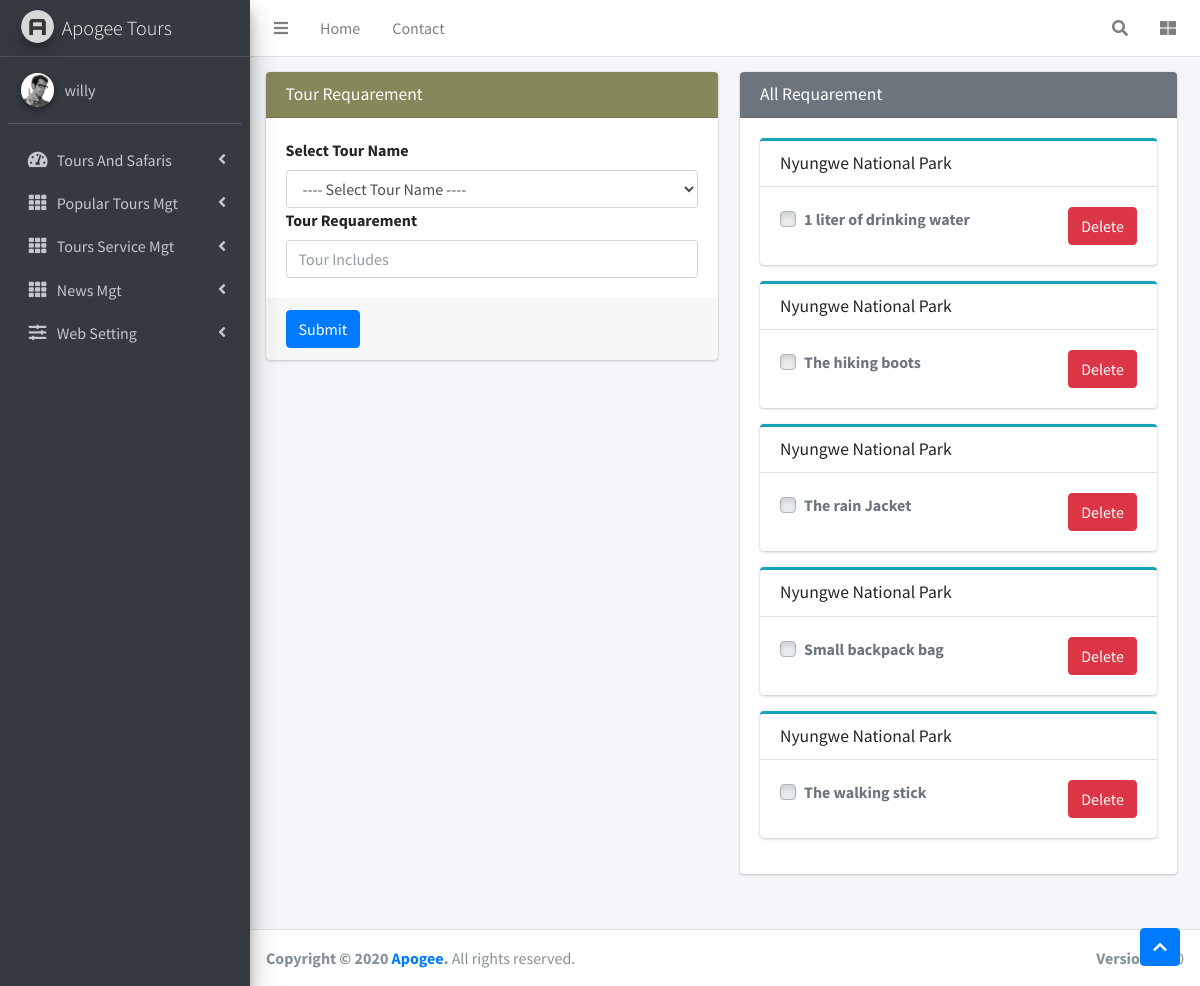
The app's page /pages/tourRequarement.php (signed in) with its own data.
### tables this page shows
CREATE TABLE `users` (
  `id` int(3) NOT NULL,
  `firstName` varchar(30) NOT NULL,
  `lastName` varchar(40) NOT NULL,
  `email` varchar(50) NOT NULL,
  `img1` varchar(60) DEFAULT NULL,
  `role` varchar(20) NOT NULL DEFAULT 'users',
  `username` varchar(30) NOT NULL,
  `password` varchar(30) NOT NULL,
  `status` varchar(10) NOT NULL DEFAULT 'Active',
  `p1` int(1) NOT NULL DEFAULT 0,
  `p2` int(1) NOT NULL DEFAULT 1,
  `p3` int(1) NOT NULL DEFAULT 1,
  `p4` int(1) NOT NULL DEFAULT 1,
  `p5` int(1) NOT NULL DEFAULT 0,
  `p6` int(1) NOT NULL DEFAULT 1,
  `p7` int(1) NOT NULL DEFAULT 1,
  `p8` int(1) NOT NULL DEFAULT 1,
  `p9` int(1) NOT NULL DEFAULT 1,
  `p10` int(1) NOT NULL DEFAULT 1,
  `p11` int(1) NOT NULL DEFAULT 1,
  `p12` int(1) NOT NULL DEFAULT 1
);

CREATE TABLE `participation_requirements` (
  `id` int(3) NOT NULL,
  `requarements` text NOT NULL,
  `tourId` int(3) NOT NULL
);

CREATE TABLE `tours` (
  `id` int(10) NOT NULL,
  `tour_name` varchar(50) NOT NULL,
  `img1` varchar(50) NOT NULL,
  `img2` varchar(50) NOT NULL,
  `img3` varchar(50) NOT NULL,
  `img4` varchar(20) NOT NULL,
  `country` varchar(60) NOT NULL,
  `province` varchar(30) DEFAULT NULL,
  `district` varchar(30) DEFAULT NULL,
  `details` text NOT NULL,
  `status` varchar(12) NOT NULL DEFAULT 'Active',
  `added_time` timestamp(6) NOT NULL DEFAULT current_timestamp(6) ON UPDATE current_timestamp(6)
);

### pages/tourRequarement.php (the view, shortened to what this page needs)
<?php
    if(isset($_SESSION['user'])){
    include("../config.php");
        $selectUser = $db->prepare("SELECT * FROM users WHERE role = 'Admin' AND id = '".$_SESSION['user']."' AND status = 'Active'");
        $selectUser->execute();
        if ($userFound = $selectUser->fetch()) {
            ?>
<!DOCTYPE html>
<html lang="en">
<head>
<link rel="stylesheet" href="../plugins/fontawesome-free/css/all.min.css">
<link rel="stylesheet" href="../plugins/ekko-lightbox/ekko-lightbox.css">
<link rel="stylesheet" href="../dist/css/adminlte.min2167.css?v=3.2.0">
</head>
<body class="hold-transition sidebar-mini">
<?php
require 'inc/header.php';
?>
<div class="content-wrapper">
<section class="content-header">
<div class="container-fluid">
<div class="row mb-2">
<div class="col-md-6">
<div class="card card-primary">
<div class="card-header" style="background-color: #86875b;">
<h3 class="card-title">Tour Requarement</h3>
</div>
<form action="querryToursRequarement.php" method="POST" enctype="multipart/form-data">
<div class="card-body">
<div class="row">
<div class="col-12">
    <label for="exampleInputPassword1">Select Tour Name </label>
    <select class="form-control" name="tourId">
        <option selected>---- Select Tour Name ----</option>
    </select>
</div>
<div class="col-12">
<label for="exampleInputPassword1"> Tour Requarement </label>
<input type="text" name="requarements" class="form-control" placeholder="Tour Includes" required>
</div>
</div>
</div>
<div class="card-footer">
<button type="submit" name="submit" class="btn btn-primary">Submit</button>
</div>
</form>
</div>
</div>
<div class="col-md-6">
<section class="content pb-3">
<div class="container-fluid h-100">
<div class="card card-row card-secondary">
<div class="card-header">
<h3 class="card-title">All Requarement</h3>
</div>
<div class="card-body">
<?php
             require '../config.php';
            $result = $db->prepare("SELECT *  FROM participation_requirements a INNER JOIN tours p ON a.tourId=p.id");
            $result->execute();
            for($i=0; $row = $result->fetch(); $i++){
              ?>
<div class="card card-info card-outline">
 <div class="card-header">
<h5 class="card-title"><?php echo $row['tour_name'];?></h5>
</div>
<div class="card-body">
<div class="custom-control custom-checkbox">
<label for="customCheckbox1" class="custom-control-label"><?php echo $row['requarements']; ?></label>
<span style="float: right;">
    <a  href="?delete_id=<?php echo $row['id']?>" title="click for delete" onclick="return confirm('Sure to delete Tour Requarement?')"><button class="btn btn-danger" > Delete</button></a></span>
</div>
</div>
</div>
<?php } ?>
</div>
</div>
</div>
</section>
</div>
</div>
</section>
<a id="back-to-top" href="#" class="btn btn-primary back-to-top" role="button" aria-label="Scroll to top">
<i class="fas fa-chevron-up"></i>
</a>
</div>
<?php
require 'inc/footer.php';
?>
</div>
</body>
</html>
 <?php
        }
        else{
            header('location:../index.php');
        }
    }
    else{
        header('location:../index.php');
    }
?>

### pages/inc/header.php (shortened to what this page needs)
<div class="wrapper">
<nav class="main-header navbar navbar-expand navbar-white navbar-light">
<ul class="navbar-nav">
<li class="nav-item">
<a class="nav-link" data-widget="pushmenu" href="#" role="button"><i class="fas fa-bars"></i></a>
</li>
<li class="nav-item d-none d-sm-inline-block">
<a href="../index3.html" class="nav-link">Home</a>
</li>
<li class="nav-item d-none d-sm-inline-block">
<a href="#" class="nav-link">Contact</a>
</li>
</ul>
<ul class="navbar-nav ml-auto">
<li class="nav-item">
<a class="nav-link" data-widget="navbar-search" href="#" role="button">
<i class="fas fa-search"></i>
</a>
</li>
<li class="nav-item">
<a class="nav-link" data-widget="control-sidebar" data-slide="true" href="#" role="button">
<i class="fas fa-th-large"></i>
</a>
</li>
</ul>
</nav>
<aside class="main-sidebar sidebar-dark-primary elevation-4">
<a href="admin_index" class="brand-link">
<img src="../dist/img/AdminLTELogo.png" alt="AdminLTE Logo" class="brand-image img-circle elevation-3" style="opacity: .8">
<span class="brand-text font-weight-light">Apogee Tours</span>
</a>
<div class="sidebar">
<div class="user-panel mt-3 pb-3 mb-3 d-flex">
<div class="image">
<img src="../dist/img/user2-160x160.jpg" class="img-circle elevation-2" alt="User Image">
</div>
<div class="info">
<a href="#" class="d-block"><?php echo $userFound['username'];?></a>
</div>
</div>
<nav class="mt-2">
<ul class="nav nav-pills nav-sidebar flex-column" data-widget="treeview" role="menu" data-accordion="false">
<li class="nav-item">
<a href="#" class="nav-link">
<i class="nav-icon fas fa-tachometer-alt"></i>
<p>
Tours And Safaris
<i class="right fas fa-angle-left"></i>
</p>
</a>
</li>
<li class="nav-item">
<a href="#" class="nav-link">
<i class="nav-icon fas fa-th"></i>
<p>
Popular Tours Mgt
<i class="right fas fa-angle-left"></i>
</p>
</a>
</li>
<li class="nav-item">
<a href="#" class="nav-link">
<i class="nav-icon fas fa-th"></i>
<p>
Tours Service Mgt
<i class="right fas fa-angle-left"></i>
</p>
</a>
</li>
<li class="nav-item">
<a href="#" class="nav-link">
<i class="nav-icon fas fa-th"></i>
<p>
News Mgt
<i class="right fas fa-angle-left"></i>
</p>
</a>
</li>
<li class="nav-item">
<a href="#" class="nav-link">
<i class="nav-icon fas fa-sliders-h"></i>
<p>
Web Setting
<i class="right fas fa-angle-left"></i>
</p>
</a>
</li>
</ul>
</nav>
</div>
</aside>

### pages/inc/footer.php
<footer class="main-footer">
<div class="float-right d-none d-sm-block">
<b>Version</b> 3.2.0
</div>
<strong>Copyright &copy; 2020 <a href="#">Apogee</a>.</strong> All rights reserved.
</footer>

### records on screen
users: username "willy"
participation_requirements: tourId.tour_name "Nyungwe National Park", requarements "1 liter of drinking water"
participation_requirements: tourId.tour_name "Nyungwe National Park", requarements "The hiking boots"
participation_requirements: tourId.tour_name "Nyungwe National Park", requarements "The rain Jacket"
participation_requirements: tourId.tour_name "Nyungwe National Park", requarements "Small backpack bag"
participation_requirements: tourId.tour_name "Nyungwe National Park", requarements "The walking stick"
